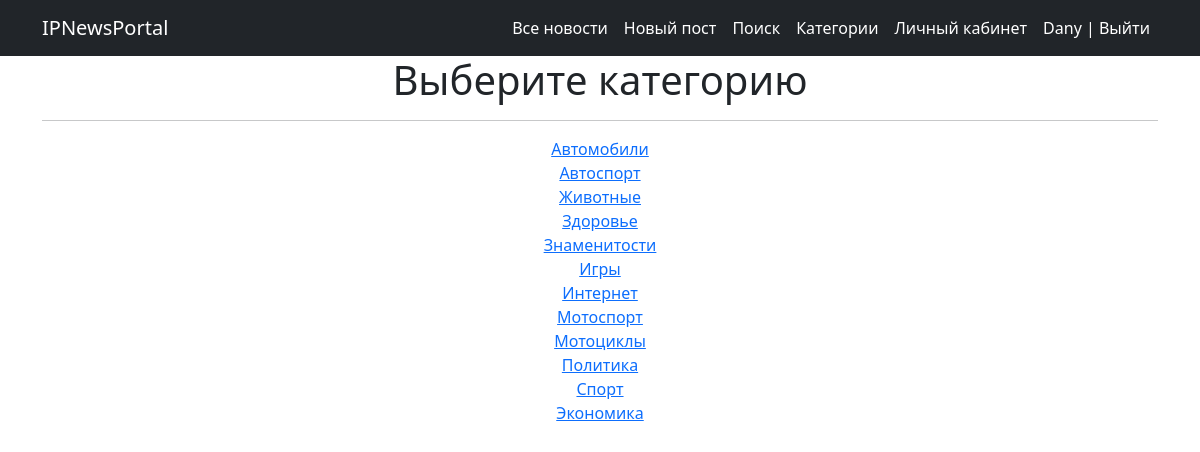
/news/categories (signed in), run on the app's committed database.
### PortalApp/models.py (models this page shows)
class Category(models.Model):
    category_name = models.CharField(max_length=100, unique=True)
    subscribers = models.ManyToManyField(User, through='CategorySubscriber')
    def __str__(self):
        return self.category_name

### PortalApp/views.py (the view)
# urls.py: path('categories', CategoriesList.as_view(), name='categories_subscribe'),
class CategoriesList(ListView):
    model = Category
    queryset = Category.objects.all()
    ordering = 'category_name'
    template_name = 'categories.html'
    context_object_name = 'categories'

### templates/categories.html
{% extends 'flatpages/default.html' %}
{% block content %}
<h1>Выберите категорию</h1>
<hr>
{% if categories %}
    {% for category in categories %}
        <a href="/news/categories/{{ category.id }}">{{ category }}</a><br>
    {% endfor %}
{% else %}
    <h2>Нет категорий</h2>
{% endif%}
{% endblock content %}

### templates/flatpages/default.html (shortened to what this page needs)
<!DOCTYPE html>
{% load static %}
<html lang="en">
    <head>
        <link href="{% static 'css/styles.css' %}" rel="stylesheet" />
    </head>
    <body>
        <nav class="navbar navbar-expand-lg navbar-dark bg-dark">
            <div class="container">
                <a class="navbar-brand" href="http://127.0.0.1:8000/news/">IPNewsPortal</a>
                <div class="collapse navbar-collapse" id="navbarSupportedContent">
                    <ul class="navbar-nav ms-auto mb-2 mb-lg-0">
                        <li class="nav-item"><a class="nav-link active" aria-current="page" href="http://127.0.0.1:8000/news">Все новости</a></li>
                        {% if request.user.is_authenticated %} <li class="nav-item"><a class="nav-link active" aria-current="page" href="http://127.0.0.1:8000/news/create">Новый пост</a></li>
                        {% endif %}
                        <li class="nav-item"><a class="nav-link active" aria-current="page" href="http://127.0.0.1:8000/news/search">Поиск</a></li>
                        {% if request.user.is_authenticated %} <li class="nav-item"><a class="nav-link active" aria-current="page" href="http://127.0.0.1:8000/news/categories">Категории</a></li>
                        {% endif %}
                        {% if request.user.is_authenticated %} <li class="nav-item"><a class="nav-link active" aria-current="page" href="http://127.0.0.1:8000">Личный кабинет</a></li>
                        {% endif %}
                        {% if not request.user.is_authenticated %} <li class="nav-item"><a class="nav-link active" aria-current="page" href="http://127.0.0.1:8000/accounts/login/">Вход | allauth</a></li>
                        {% else %} <li class="nav-item"><a class="nav-link active" aria-current="page" href="http://127.0.0.1:8000/accounts/logout/">{{request.user.username}} | Выйти</a></li>
                        {% endif %}
                    </ul>
                </div>
            </div>
        </nav>
        <div class="container">
            <div class="row">
                <div class="col-lg-12 text-center">
                   {% block content %}{% endblock content %}
                </div>
            </div>
        </div>
    </body>
</html>

### data on the page
Category: category_name "Автомобили"
Category: category_name "Автоспорт"
Category: category_name "Животные"
Category: category_name "Здоровье"
Category: category_name "Знаменитости"
Category: category_name "Игры"
Category: category_name "Интернет"
Category: category_name "Мотоспорт"
Category: category_name "Мотоциклы"
Category: category_name "Политика"
Category: category_name "Спорт"
Category: category_name "Экономика"

### other printed values
{{ request.user.username }} "Dany"
